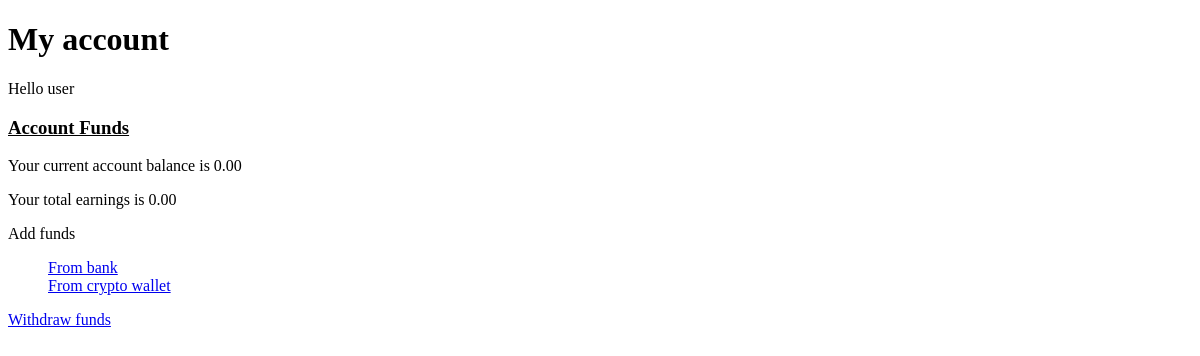
The app's page /accounts/account/ (signed in), older data.
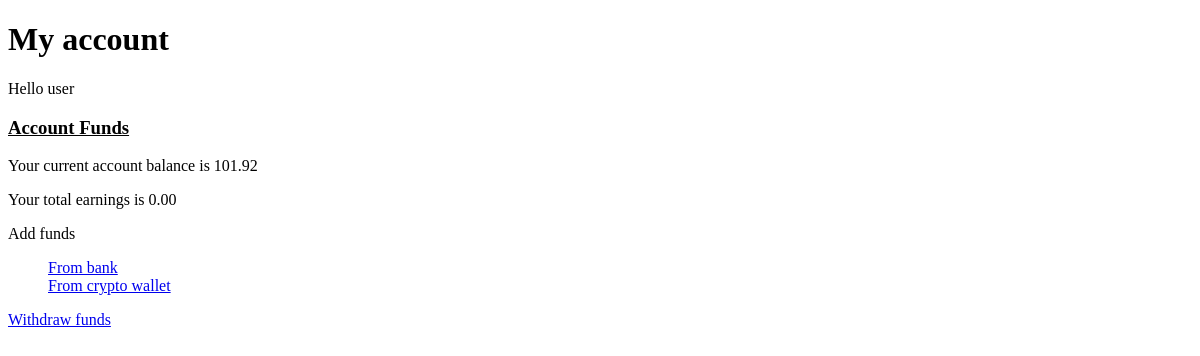
The same page, newer data.
### accounts/models.py (models this page shows)
class CustomUser(AbstractUser):
    is_private = models.BooleanField(default=False)
    current_balance = models.DecimalField(max_digits=15, decimal_places=2, default=0.0)
    total_earnings = models.DecimalField(max_digits=15, decimal_places=2, default=0.0)

### accounts/views.py (the view)
# urls.py: path("account/", views.account, name="account"),
@login_required
def account(request):
    return render(request, 'accounts/account.html')

### accounts/templates/accounts/account.html (shortened to what this page needs)
<!doctype html>
<html lang="en">
<head>
</head>
<body>
<h1>My account</h1>
<p>Hello {{ user.username }}</p>
<h3><u>Account Funds</u></h3>
<p>Your current account balance is {{ user.current_balance }}</p>
<p>Your total earnings is {{ user.total_earnings }}</p>
<p>Add funds</p>
<ul style="list-style: none;">
    <li><a href="{% url 'add_funds_bank' %}">From bank</a></li>
    <li><a href="{% url 'add_funds_crypto' %}">From crypto wallet</a></li>
</ul>
<p><a href="{% url 'withdraw_funds' %}">Withdraw funds</a></p>
</body>
</html>

Row changes from the older to the newer data that the page shows:
changed CustomUser "user": current_balance "0.00" → "101.92"
